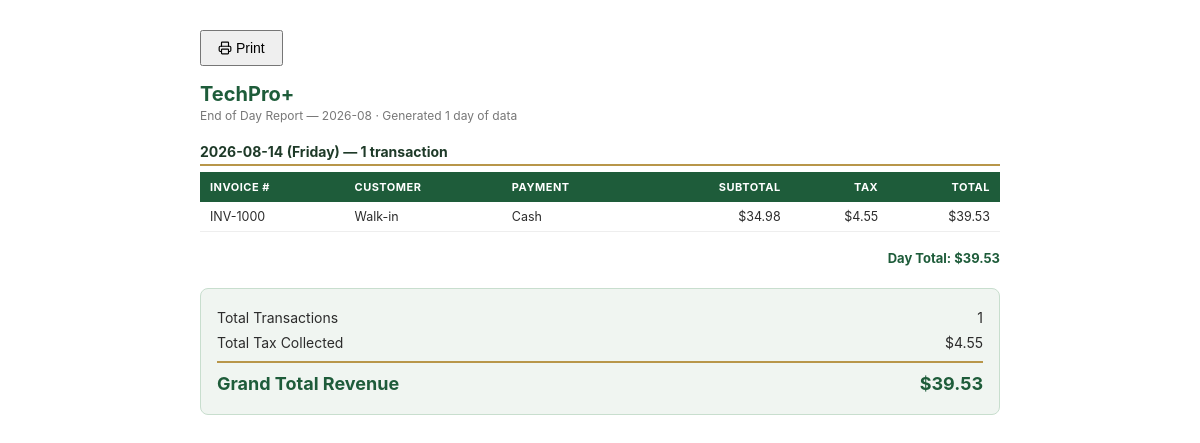
The page /reports/eod/print (signed in) on the database its author committed.
### app/models.py (models this page shows)
class Setting(Base):
    __tablename__ = "settings"
    key = Column(String, primary_key=True)
    value = Column(Text)

class Invoice(Base):
    __tablename__ = "invoices"
    id = Column(String, primary_key=True, default=gen_id)
    number = Column(String, unique=True)
    customer_id = Column(String, ForeignKey("customers.id"), nullable=True)
    staff_id = Column(String, ForeignKey("staff.id"), nullable=True)
    repair_id = Column(String, ForeignKey("repairs.id"), nullable=True)
    payment_method = Column(String, default="Cash")
    cash_amount = Column(Float, default=0)     # portion of `total` actually put in the cash drawer
    card_amount = Column(Float, default=0)     # portion of `total` actually run through the card terminal
    card_reference = Column(String, default="")  # approval/reference code from the terminal receipt, staff-entered
    subtotal = Column(Float, default=0)
    discount = Column(Float, default=0)
    loyalty_pts_used = Column(Integer, default=0)
    store_credit_used = Column(Float, default=0)
    tendered = Column(Float, default=0)
    change_given = Column(Float, default=0)
    tax_breakdown = Column(Text, default="")  # JSON string of [{label, amount}]
    tax_total = Column(Float, default=0)
    total = Column(Float, default=0)
    refunded = Column(Boolean, default=False)
    date = Column(DateTime, default=datetime.utcnow)
    customer = relationship("Customer")
    staff = relationship("Staff")
    repair = relationship("Repair")
    lines = relationship("InvoiceLine", back_populates="invoice", cascade="all, delete-orphan")

### app/main.py (the view)
@app.get("/reports/eod/print", response_class=HTMLResponse)
def eod_report_print(request: Request, month: str = "", day: str = "", db: Session = Depends(get_db)):
    staff = require_login(request, db)
    if not staff:
        return RedirectResponse("/login", status_code=303)
    if not role_allowed(staff, "owner", "manager"):
        return HTMLResponse("Forbidden — reports require manager or owner role.", status_code=403)
    month = month or datetime.utcnow().strftime("%Y-%m")
    day_list, grand_revenue, grand_tax, grand_count, daily_avg = _build_eod_data(db, month)
    if day:
        day_list = [d for d in day_list if d["date"] == day]
        grand_revenue = round(sum(d["total"] for d in day_list), 2)
        grand_tax = round(sum(d["tax"] for d in day_list), 2)
        grand_count = sum(d["count"] for d in day_list)
    shop_name = get_setting(db, "shop_name", "TechPro+")
    return templates.TemplateResponse(request, "eod_print.html", {
        "staff": staff, "month": month, "single_day": day, "days": day_list,
        "grand_revenue": grand_revenue, "grand_tax": grand_tax,
        "grand_count": grand_count, "shop_name": shop_name,
    })

### templates/eod_print.html (shortened to what this page needs)
<!DOCTYPE html>
<html>
<head>
</head>
<body>
<div class="no-print"><button onclick="window.print()" style="padding:8px 16px;font-size:14px;cursor:pointer">{{ icon('printer') }} Print</button></div>
<h1>{{ shop_name }}</h1>
<div class="meta">
  {% if single_day %}Day Report — {{ single_day }}{% else %}End of Day Report — {{ month }}{% endif %}
  · Generated {{ days|length }} day{{ 's' if days|length != 1 }} of data
</div>
{% for d in days %}
<div class="day-block">
  <div class="day-title">{{ d.date }} ({{ d.weekday }}) — {{ d.count }} transaction{{ 's' if d.count != 1 }}</div>
  <table>
    <thead><tr><th>Invoice #</th><th>Customer</th><th>Payment</th><th class="text-right">Subtotal</th><th class="text-right">Tax</th><th class="text-right">Total</th></tr></thead>
    <tbody>
      {% for inv in d.invoices %}
      <tr>
        <td>{{ inv.number }}</td>
        <td>{{ inv.customer.name if inv.customer else 'Walk-in' }}</td>
        <td>{{ inv.payment_method }}</td>
        <td class="text-right">${{ "%.2f"|format(inv.subtotal) }}</td>
        <td class="text-right">${{ "%.2f"|format(inv.tax_total) }}</td>
        <td class="text-right">${{ "%.2f"|format(inv.total) }}</td>
      </tr>
      {% endfor %}
    </tbody>
  </table>
  <div style="text-align:right;font-size:13px;font-weight:700;color:#1e5c3a">Day Total: ${{ "%.2f"|format(d.total) }}</div>
</div>
{% else %}
<p>No sales recorded for this period.</p>
{% endfor %}
<div class="grand">
  <div class="grand-row"><span>Total Transactions</span><span>{{ grand_count }}</span></div>
  <div class="grand-row"><span>Total Tax Collected</span><span>${{ "%.2f"|format(grand_tax) }}</span></div>
  <div class="grand-row total"><span>Grand Total Revenue</span><span>${{ "%.2f"|format(grand_revenue) }}</span></div>
</div>
</body>
</html>

### templates/eod_print.html (style rules this page uses)
body { font-family: 'Inter', Arial, sans-serif; color: #2c2c2c; max-width: 800px; margin: 30px auto; padding: 0 20px; }
h1 { font-size: 20px; margin-bottom: 2px; color: #1e5c3a; }
.meta { font-size: 12px; color: #777; margin-bottom: 20px; }
table { width: 100%; border-collapse: collapse; margin-bottom: 18px; font-size: 12.5px; }
th { background: #1e5c3a; color: #fff; text-align: left; padding: 8px 10px; font-size: 11px; text-transform: uppercase; letter-spacing: .5px; }
td { padding: 7px 10px; border-bottom: 1px solid #eee; }
.day-block { margin-bottom: 22px; page-break-inside: avoid; }
.day-title { font-weight: 700; font-size: 14px; color: #1e3a28; margin-bottom: 6px; border-bottom: 2px solid #b8964a; padding-bottom: 4px; }
.grand { background: #f0f5f1; border: 1px solid #c8dece; border-radius: 8px; padding: 16px; margin-top: 20px; }
.grand-row { display: flex; justify-content: space-between; font-size: 14px; padding: 4px 0; }
.grand-row.total { font-weight: 700; font-size: 18px; color: #1e5c3a; border-top: 2px solid #b8964a; padding-top: 10px; margin-top: 6px; }
.text-right { text-align: right }
.no-print { margin-bottom: 16px; }

### rows shown on the page
Setting: value "TechPro+"
Invoice: number "INV-1000", customer "Walk-in", payment_method "Cash", subtotal "34.98", tax_total "4.55", total "39.53"

### other values the page prints
{{ month }} "2026-08"
{{ days|length }} "1"
{{ d.date }} "2026-08-14"
{{ d.weekday }} "Friday"
{{ d.count }} "1"
{{ "%.2f"|format(d.total) }} "39.53"
{{ grand_count }} "1"
{{ "%.2f"|format(grand_tax) }} "4.55"
{{ "%.2f"|format(grand_revenue) }} "39.53"
